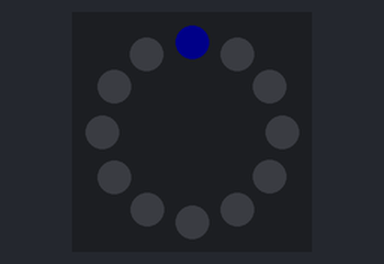
A program run on a simulated Raspberry Pi Pico running MicroPython. Parts: 12 RGB LEDs in a ring, first at the top, clockwise. Dim RGB values are drawn brighter than linear.

Above: at 1.15 s.
At 2.05 s:
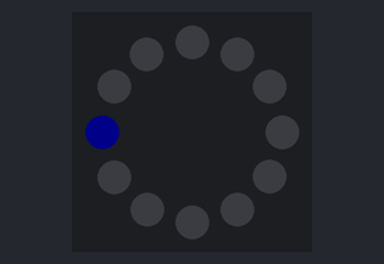

The program:

day-8-multiple-leds.py
```python
# Imports
from machine import Pin
from neopixel import NeoPixel
import time

# Define the strip pin number (2) and number of LEDs (12)
ring = NeoPixel(Pin(2), 12)

# Create a list of the LEDs to use
myleds = [0,3,6,9]

# Turn off all LEDs before program start
ring.fill((0,0,0))
ring.write()
time.sleep(1)

while True:

    for i in myleds:

        ring[i] = (0,0,10)
        ring.write()

        # Show the light for this long
        time.sleep(0.3)

        #Clear the ring at the end of each loop
        ring.fill((0,0,0))
        ring.write()
```

Measured:
- by itself, everything shown: repeats every 1.2 s, in 4 steps
